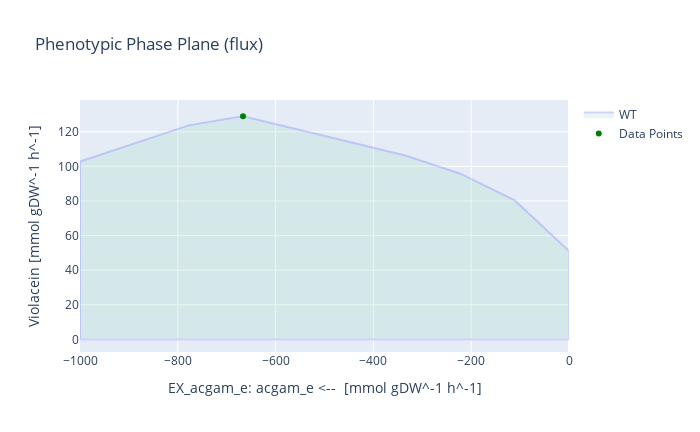

Source (notebook cell):
### Code cell
# With N-acetyl-D-glucosamine as substrate
medium = model_LB_vio_fad.medium
with model_LB_vio_fad:
    medium['EX_glc__D_e'] = 0
    medium['EX_acgam_e'] = 1000
    model_LB_vio_fad.medium = medium
    model_LB_vio_fad.objective = model_LB_vio_fad.reactions.Growth
    growth_rate = model_LB_vio_fad.optimize().objective_value
    model_LB_vio_fad.objective = model_LB_vio_fad.reactions.Violacein
    violacein_production = model_LB_vio_fad.optimize().objective_value
    violacein_acgam_yield = violacein_production / (-1*model_LB_vio_fad.reactions.EX_acgam_e.flux)
    
    print('Growth rate for V. natriegens [h^-1]:', growth_rate)
    print('Max. violacein production [mmol gDW^-1 h^-1]:', violacein_production)
    print('Theoretical maximum yield [mmol_vio / mmol_acgam]:', violacein_acgam_yield)
    
    model_LB_vio_fad.reactions.EX_acgam_e.bounds = -1500,0
    result = phenotypic_phase_plane(model_LB_vio_fad, 
                                variables=[model_LB_vio_fad.reactions.EX_acgam_e],
                                objective=model_LB_vio_fad.reactions.Violacein,
                                points=10)
    x = result.data_frame.EX_acgam_e[result.data_frame.objective_upper_bound.idxmax()]
    y = result.data_frame.objective_upper_bound[result.data_frame.objective_upper_bound.idxmax()]
    result.plot(plotter, points=[(x,y)], points_colors=["green"])
    print("The optimal N-acetyl-D-glucosamine uptake for Violacein flux is:", result.data_frame.EX_acgam_e[result.data_frame.objective_upper_bound.idxmax()])

### Figure 1 — Plotly figure (JSON) as saved in the notebook; plotly's stock layout.template omitted (floating-point values rounded to 4 significant figures)
{"data": [{"fill": "toself", "fillcolor": "#B3E2CD", "hoverinfo": "none", "marker": {"line": {"color": "#B3E2CD"}, "opacity": 0.3}, "mode": "lines", "name": "WT", "opacity": 0.3, "type": "scatter", "x": [-1000, -888.9, -777.8, -666.7, -555.6, -444.4, -333.3, -222.2, -111.1, 0, 0, -111.1, -222.2, -333.3, -444.4, -555.6, -666.7, -777.8, -888.9, -1000, -1000, -1000], "y": [0, -6.061e-10, -2.842e-14, -2.365e-14, 0, 7.027e-10, 0, -5.684e-14, -5.606e-12, 0, 51.03, 80.29, 95.73, 106.1, 113.7, 121.3, 128.9, 123.6, 113.2, 102.8, 0, 102.8]}, {"marker": {"color": ["green"]}, "mode": "markers", "name": "Data Points", "type": "scatter", "x": [-666.7], "y": [128.9]}], "layout": {"height": 432, "title": {"text": "Phenotypic Phase Plane (flux)"}, "width": 700, "xaxis": {"autorange": true, "range": [-1000, 0], "title": {"text": "EX_acgam_e: acgam_e <--  [mmol gDW^-1 h^-1]"}, "type": "linear"}, "yaxis": {"autorange": true, "range": [-7.279, 138.3], "title": {"text": "Violacein [mmol gDW^-1 h^-1]"}, "type": "linear"}}}
